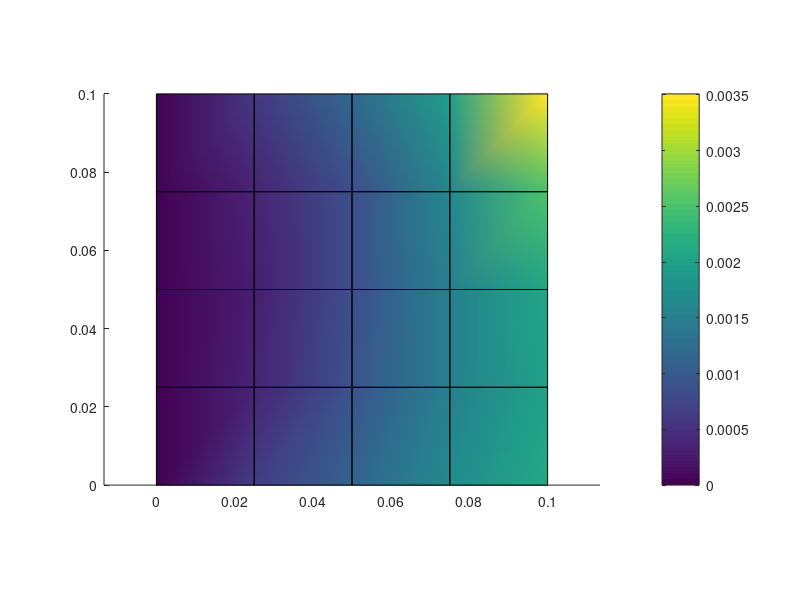

Write the MATLAB code that produced this figure.
vertices = [
           0           0
         0.1           0
       0.025           0
        0.05           0
       0.075           0
         0.1         0.1
         0.1       0.025
         0.1        0.05
         0.1       0.075
           0         0.1
       0.075         0.1
        0.05         0.1
       0.025         0.1
           0       0.075
           0        0.05
           0       0.025
       0.025       0.025
       0.025        0.05
       0.025       0.075
        0.05       0.025
        0.05        0.05
        0.05       0.075
       0.075       0.025
       0.075        0.05
       0.075       0.075
];

faces = [
           1           3          17          16
           3           4          20          17
           4           5          23          20
           5           2           7          23
          16          17          18          15
          17          20          21          18
          20          23          24          21
          23           7           8          24
          15          18          19          14
          18          21          22          19
          21          24          25          22
          24           8           9          25
          14          19          13          10
          19          22          12          13
          22          25          11          12
          25           9           6          11
];

disp_t = [
0
0.00208413
0.000606756
0.00114799
0.0016553
0.00350784
0.00197435
0.00206375
0.00247031
0
0.00193096
0.00120484
0.000601617
0
0
0
0.000365154
0.000301048
0.000335437
0.000918537
0.000835524
0.00086942
0.001501
0.00150465
0.0016013
];

patch('Faces',faces,'Vertices',vertices,'FaceVertexCData',disp_t,'FaceColor','interp')
axis equal tight
colorbar;
